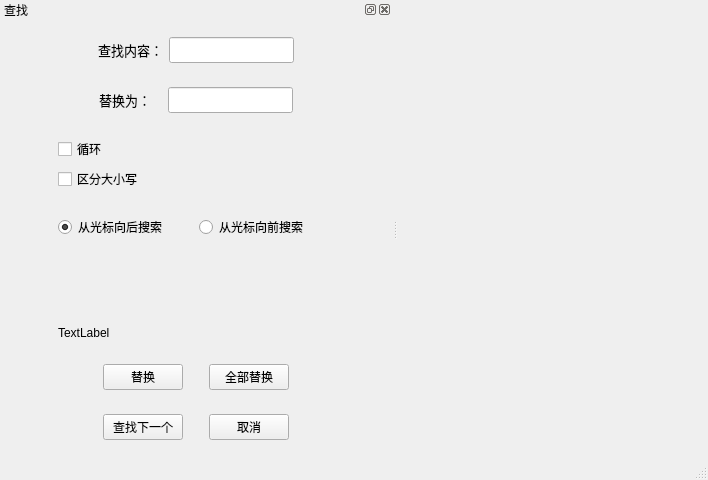
<?xml version="1.0" encoding="UTF-8"?>
<ui version="4.0">
 <class>MainWindow</class>
 <widget class="QMainWindow" name="MainWindow">
  <property name="geometry">
   <rect>
    <x>0</x>
    <y>0</y>
    <width>708</width>
    <height>480</height>
   </rect>
  </property>
  <property name="windowTitle">
   <string>记事本</string>
  </property>
  <widget class="QWidget" name="centralwidget"/>
  <widget class="QMenuBar" name="menubar">
   <property name="geometry">
    <rect>
     <x>0</x>
     <y>0</y>
     <width>708</width>
     <height>26</height>
    </rect>
   </property>
  </widget>
  <widget class="QStatusBar" name="statusbar"/>
  <widget class="QDockWidget" name="Find">
   <property name="windowTitle">
    <string>查找</string>
   </property>
   <attribute name="dockWidgetArea">
    <number>1</number>
   </attribute>
   <widget class="QWidget" name="dockWidgetContents">
    <layout class="QGridLayout" name="gridLayout">
     <item row="2" column="0">
      <spacer name="horizontalSpacer_3">
       <property name="orientation">
        <enum>Qt::Horizontal</enum>
       </property>
       <property name="sizeHint" stdset="0">
        <size>
         <width>40</width>
         <height>20</height>
        </size>
       </property>
      </spacer>
     </item>
     <item row="2" column="3">
      <spacer name="horizontalSpacer_8">
       <property name="orientation">
        <enum>Qt::Horizontal</enum>
       </property>
       <property name="sizeHint" stdset="0">
        <size>
         <width>40</width>
         <height>20</height>
        </size>
       </property>
      </spacer>
     </item>
     <item row="1" column="1" colspan="2">
      <widget class="QWidget" name="widget_5" native="true">
       <layout class="QHBoxLayout" name="horizontalLayout_4">
        <item>
         <spacer name="horizontalSpacer_9">
          <property name="orientation">
           <enum>Qt::Horizontal</enum>
          </property>
          <property name="sizeHint" stdset="0">
           <size>
            <width>40</width>
            <height>20</height>
           </size>
          </property>
         </spacer>
        </item>
        <item>
         <widget class="QLabel" name="label_2">
          <property name="font">
           <font>
            <family>微软雅黑</family>
            <pointsize>10</pointsize>
           </font>
          </property>
          <property name="text">
           <string>替换为：   </string>
          </property>
         </widget>
        </item>
        <item>
         <widget class="QLineEdit" name="lineEdit_2">
          <property name="font">
           <font>
            <family>微软雅黑</family>
            <pointsize>10</pointsize>
           </font>
          </property>
         </widget>
        </item>
        <item>
         <spacer name="horizontalSpacer_10">
          <property name="orientation">
           <enum>Qt::Horizontal</enum>
          </property>
          <property name="sizeHint" stdset="0">
           <size>
            <width>40</width>
            <height>20</height>
           </size>
          </property>
         </spacer>
        </item>
       </layout>
      </widget>
     </item>
     <item row="2" column="1" colspan="2">
      <widget class="QWidget" name="widget_2" native="true">
       <layout class="QVBoxLayout" name="verticalLayout">
        <item>
         <widget class="QCheckBox" name="checkBox_2">
          <property name="font">
           <font>
            <family>微软雅黑</family>
           </font>
          </property>
          <property name="text">
           <string>循环</string>
          </property>
         </widget>
        </item>
        <item>
         <widget class="QCheckBox" name="checkBox">
          <property name="font">
           <font>
            <family>微软雅黑</family>
           </font>
          </property>
          <property name="text">
           <string>区分大小写</string>
          </property>
         </widget>
        </item>
       </layout>
      </widget>
     </item>
     <item row="0" column="1" colspan="2">
      <widget class="QWidget" name="widget" native="true">
       <layout class="QHBoxLayout" name="horizontalLayout">
        <item>
         <spacer name="horizontalSpacer_11">
          <property name="orientation">
           <enum>Qt::Horizontal</enum>
          </property>
          <property name="sizeHint" stdset="0">
           <size>
            <width>40</width>
            <height>20</height>
           </size>
          </property>
         </spacer>
        </item>
        <item>
         <widget class="QLabel" name="label">
          <property name="font">
           <font>
            <family>微软雅黑</family>
            <pointsize>10</pointsize>
           </font>
          </property>
          <property name="text">
           <string>查找内容：</string>
          </property>
         </widget>
        </item>
        <item>
         <widget class="QLineEdit" name="lineEdit">
          <property name="font">
           <font>
            <family>微软雅黑</family>
            <pointsize>10</pointsize>
           </font>
          </property>
         </widget>
        </item>
        <item>
         <spacer name="horizontalSpacer_12">
          <property name="orientation">
           <enum>Qt::Horizontal</enum>
          </property>
          <property name="sizeHint" stdset="0">
           <size>
            <width>40</width>
            <height>20</height>
           </size>
          </property>
         </spacer>
        </item>
       </layout>
      </widget>
     </item>
     <item row="7" column="1" colspan="2">
      <widget class="QWidget" name="widget_4" native="true">
       <layout class="QHBoxLayout" name="horizontalLayout_3">
        <item>
         <spacer name="horizontalSpacer">
          <property name="orientation">
           <enum>Qt::Horizontal</enum>
          </property>
          <property name="sizeHint" stdset="0">
           <size>
            <width>40</width>
            <height>20</height>
           </size>
          </property>
         </spacer>
        </item>
        <item>
         <widget class="QPushButton" name="pushButton_3">
          <property name="text">
           <string>替换</string>
          </property>
         </widget>
        </item>
        <item>
         <spacer name="horizontalSpacer_7">
          <property name="orientation">
           <enum>Qt::Horizontal</enum>
          </property>
          <property name="sizeType">
           <enum>QSizePolicy::Fixed</enum>
          </property>
          <property name="sizeHint" stdset="0">
           <size>
            <width>20</width>
            <height>20</height>
           </size>
          </property>
         </spacer>
        </item>
        <item>
         <widget class="QPushButton" name="pushButton_4">
          <property name="text">
           <string>全部替换</string>
          </property>
         </widget>
        </item>
        <item>
         <spacer name="horizontalSpacer_2">
          <property name="orientation">
           <enum>Qt::Horizontal</enum>
          </property>
          <property name="sizeHint" stdset="0">
           <size>
            <width>40</width>
            <height>20</height>
           </size>
          </property>
         </spacer>
        </item>
       </layout>
      </widget>
     </item>
     <item row="6" column="1" colspan="2">
      <widget class="QWidget" name="widget_6" native="true">
       <layout class="QHBoxLayout" name="horizontalLayout_5">
        <item>
         <widget class="QLabel" name="label_3">
          <property name="text">
           <string>TextLabel</string>
          </property>
         </widget>
        </item>
       </layout>
      </widget>
     </item>
     <item row="8" column="1" colspan="2">
      <widget class="QWidget" name="widget_3" native="true">
       <layout class="QHBoxLayout" name="horizontalLayout_2">
        <item>
         <spacer name="horizontalSpacer_4">
          <property name="orientation">
           <enum>Qt::Horizontal</enum>
          </property>
          <property name="sizeHint" stdset="0">
           <size>
            <width>40</width>
            <height>20</height>
           </size>
          </property>
         </spacer>
        </item>
        <item>
         <widget class="QPushButton" name="pushButton">
          <property name="text">
           <string>查找下一个</string>
          </property>
         </widget>
        </item>
        <item>
         <spacer name="horizontalSpacer_6">
          <property name="orientation">
           <enum>Qt::Horizontal</enum>
          </property>
          <property name="sizeType">
           <enum>QSizePolicy::Fixed</enum>
          </property>
          <property name="sizeHint" stdset="0">
           <size>
            <width>20</width>
            <height>20</height>
           </size>
          </property>
         </spacer>
        </item>
        <item>
         <widget class="QPushButton" name="pushButton_2">
          <property name="text">
           <string>取消</string>
          </property>
         </widget>
        </item>
        <item>
         <spacer name="horizontalSpacer_5">
          <property name="orientation">
           <enum>Qt::Horizontal</enum>
          </property>
          <property name="sizeHint" stdset="0">
           <size>
            <width>40</width>
            <height>20</height>
           </size>
          </property>
         </spacer>
        </item>
       </layout>
      </widget>
     </item>
     <item row="3" column="1" rowspan="2" colspan="2">
      <widget class="QWidget" name="widget_7" native="true">
       <layout class="QHBoxLayout" name="horizontalLayout_6">
        <item>
         <widget class="QRadioButton" name="radioButton_2">
          <property name="font">
           <font>
            <family>微软雅黑</family>
           </font>
          </property>
          <property name="text">
           <string>从光标向后搜索</string>
          </property>
          <property name="checked">
           <bool>true</bool>
          </property>
         </widget>
        </item>
        <item>
         <widget class="QRadioButton" name="radioButton">
          <property name="font">
           <font>
            <family>微软雅黑</family>
           </font>
          </property>
          <property name="text">
           <string>从光标向前搜索</string>
          </property>
          <property name="checked">
           <bool>false</bool>
          </property>
         </widget>
        </item>
       </layout>
      </widget>
     </item>
     <item row="5" column="1">
      <spacer name="verticalSpacer">
       <property name="orientation">
        <enum>Qt::Vertical</enum>
       </property>
       <property name="sizeHint" stdset="0">
        <size>
         <width>20</width>
         <height>40</height>
        </size>
       </property>
      </spacer>
     </item>
    </layout>
   </widget>
  </widget>
 </widget>
 <resources/>
 <connections/>
</ui>
